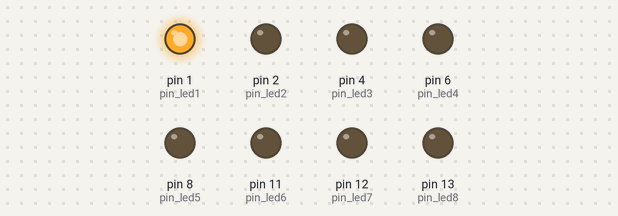
Bench run of a sketch on a simulated Arduino Uno, built with avr-gcc and run on an emulated ATmega328P. Parts: output pins drawn as LEDs (lit = HIGH).

Above: at 0.1 s.
At 0.5 s:
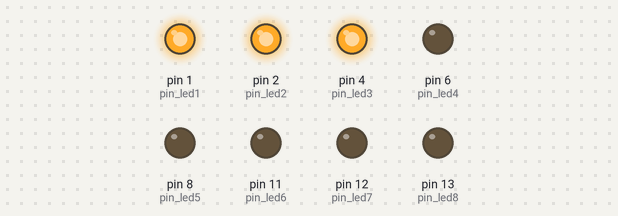
At 0.9 s:
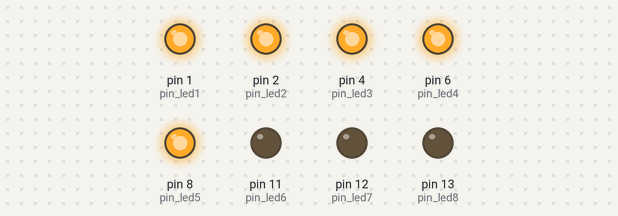
At 1.7 s:
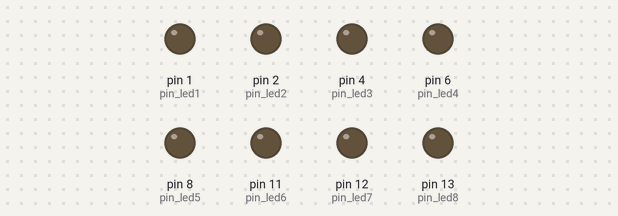
At 2.9 s:
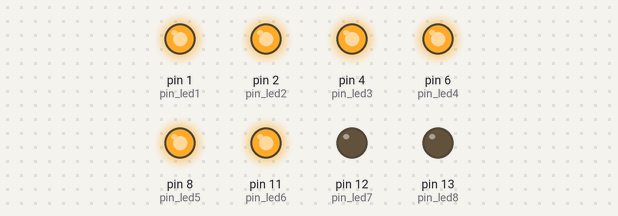
At 3.9 s:
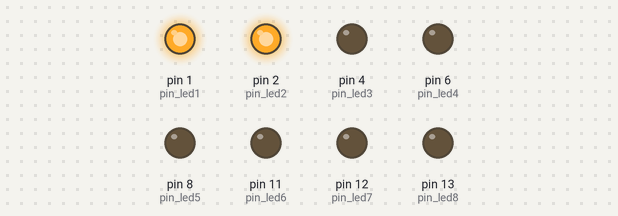
Timing chart, 0 to 4.2 s (numbered marks = the images above):
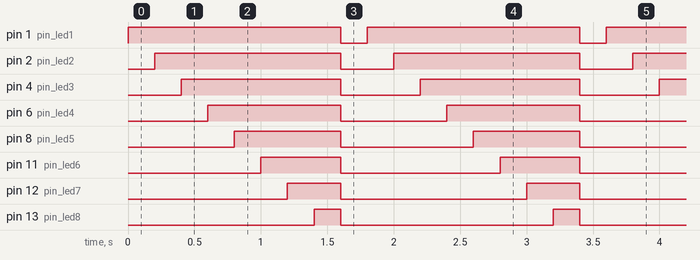

The sketch:

ejercicio_3_sketch_oct16a.ino
```cpp
const int pin_led1 = 1;
const int pin_led2 = 2;
const int pin_led3 = 4;
const int pin_led4 = 6;
const int pin_led5 = 8;
const int pin_led6 = 11;
const int pin_led7 = 12;
const int pin_led8 = 13;
void setup() {
  // initialize digital pin LED_BUILTIN as an output.
  pinMode(1, OUTPUT);
  pinMode(2, OUTPUT);
  pinMode(4, OUTPUT);
  pinMode(6, OUTPUT);
  pinMode(8, OUTPUT);
  pinMode(11, OUTPUT);
  pinMode(12, OUTPUT);
  pinMode(13, OUTPUT);
}

// the loop function runs over and over again forever
void loop() {
  digitalWrite(1, HIGH);
  delay(200);
  digitalWrite(2, HIGH);
  delay(200);
  digitalWrite(4, HIGH);
  delay(200);
  digitalWrite(6, HIGH);
  delay(200);
  digitalWrite(8, HIGH);
  delay(200);
  digitalWrite(11, HIGH);
  delay(200);
  digitalWrite(12, HIGH);
  delay(200);
  digitalWrite(13, HIGH);
  delay(200);
  digitalWrite(1, LOW);
  digitalWrite(2, LOW);
  digitalWrite(4, LOW);
  digitalWrite(6, LOW);
  digitalWrite(8, LOW);
  digitalWrite(11, LOW);
  digitalWrite(12, LOW);
  digitalWrite(13, LOW);
  delay(200);                      // wait for a second
}
```

Measured:
- by itself, pin 1 (pin_led1): alternates HIGH for 1.6 s and LOW for 0.20 s
- by itself, pin 2 (pin_led2): alternates HIGH for 1.4 s and LOW for 0.40 s
- by itself, pin 4 (pin_led3): alternates HIGH for 1.2 s and LOW for 0.60 s
- by itself, pin 6 (pin_led4): alternates HIGH for 1.0 s and LOW for 0.80 s
- by itself, pin 8 (pin_led5): alternates HIGH for 0.80 s and LOW for 1.0 s
- by itself, pin 11 (pin_led6): alternates HIGH for 0.60 s and LOW for 1.2 s
- by itself, pin 12 (pin_led7): alternates HIGH for 0.40 s and LOW for 1.4 s
- by itself, pin 13 (pin_led8): alternates HIGH for 0.20 s and LOW for 1.6 s
